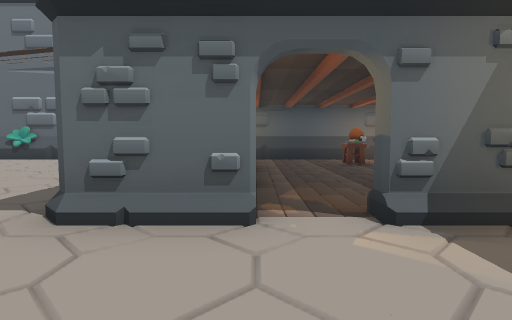
view 1 (above)

24 first-person views from a walk through a Godot game level. The camera is 1.3 m above the floor, tilts 4° down and sees 80° across. The floor is counted in squares, 2 m on a side. Each view is taken from the middle of a square. On the plan, view 1 faces up. The plan holds only what a view shows up to about 10 squares ahead; the rest is blank. Some surface patterns are stand-ins.

view 2
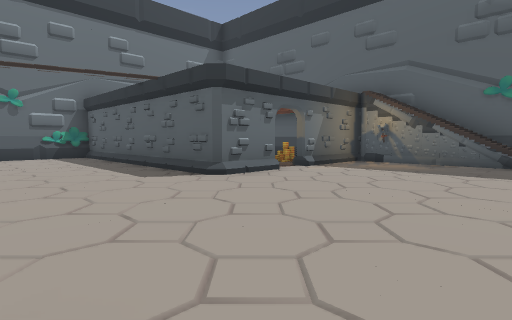

view 3
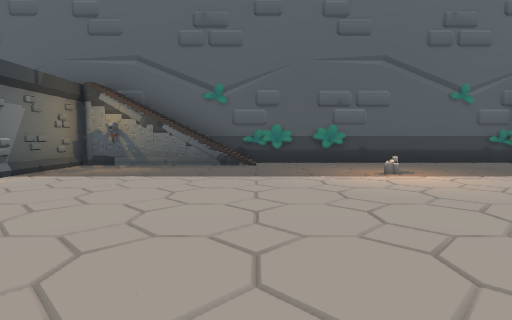

view 4
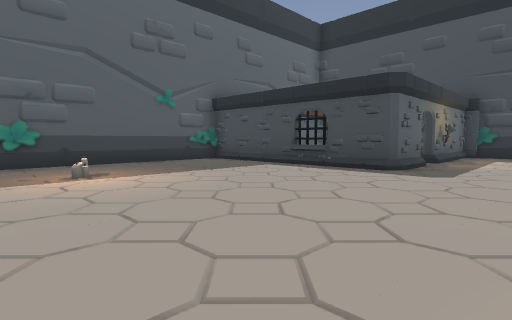

view 5
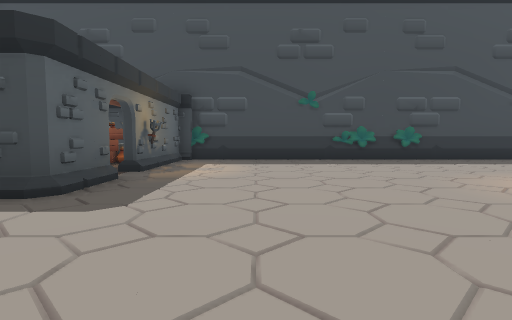

view 6
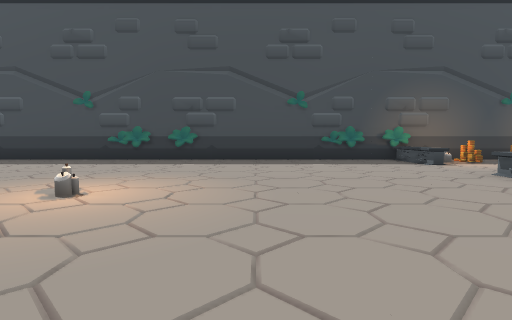

view 7
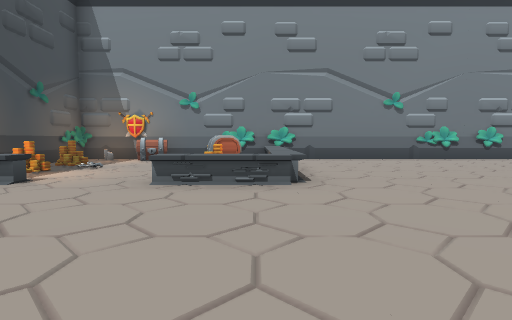

view 8
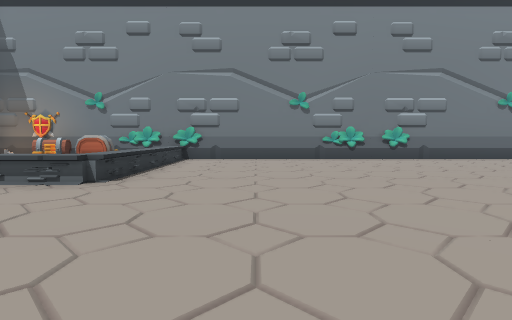

view 9
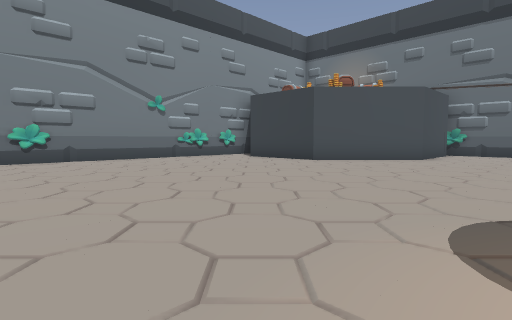

view 10
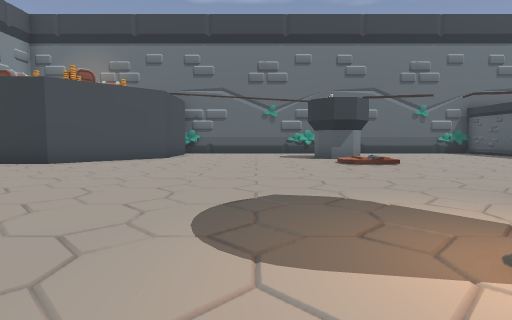

view 11
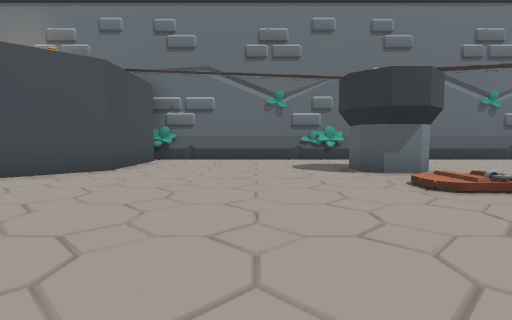

view 12
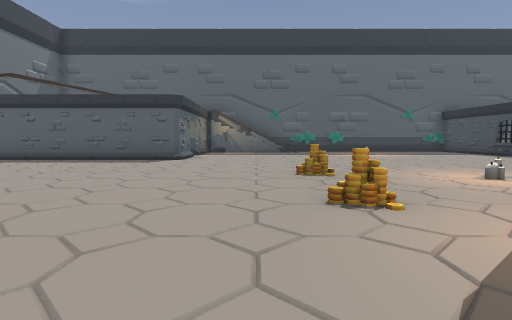

view 13
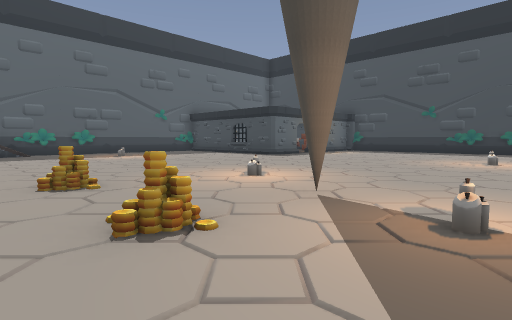

view 14
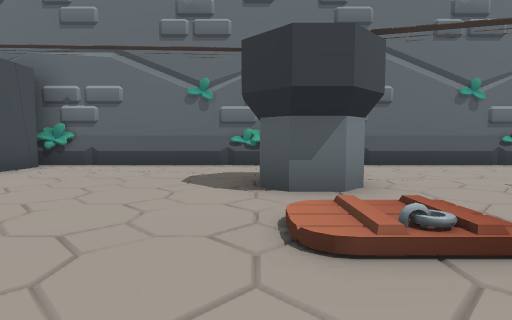

view 15
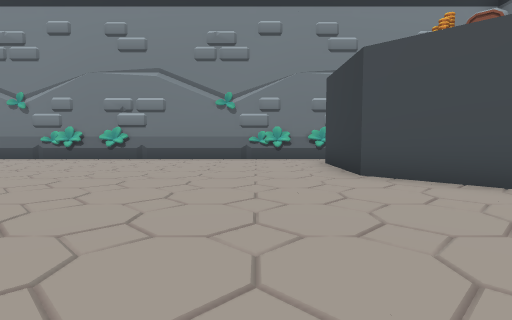

view 16
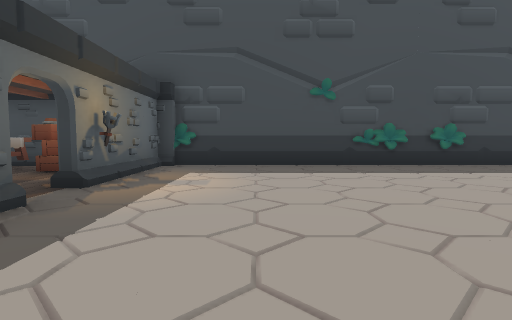

view 17
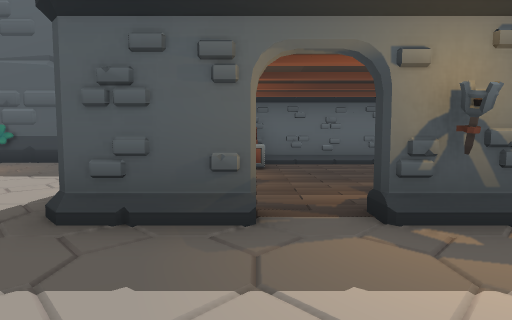

view 18
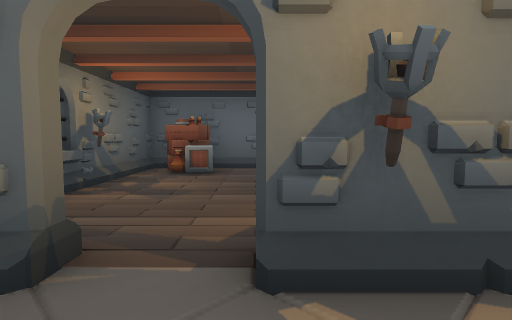

view 19
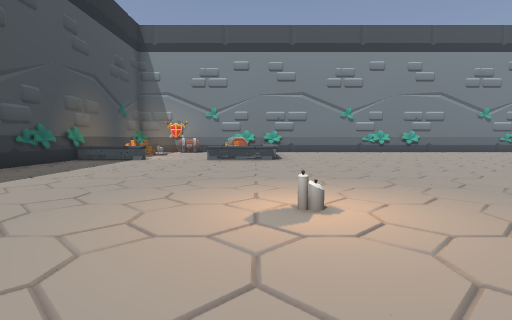

view 20
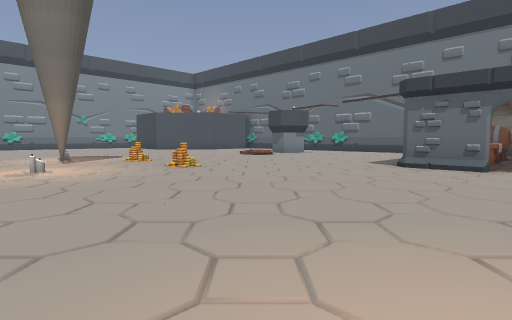

view 21
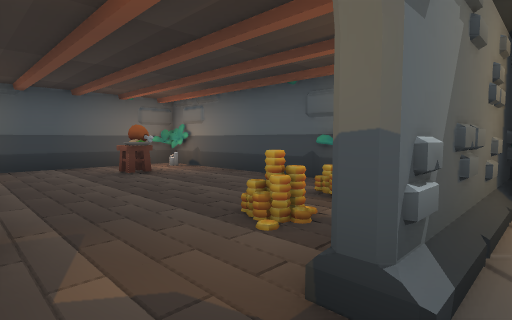

view 22
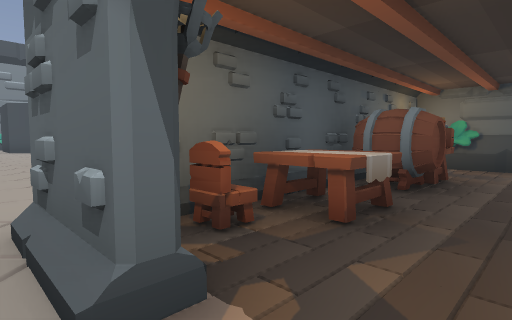

view 23
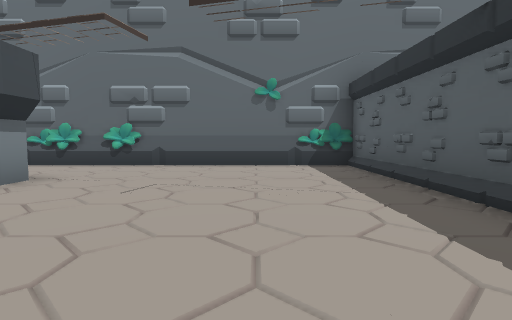

view 24
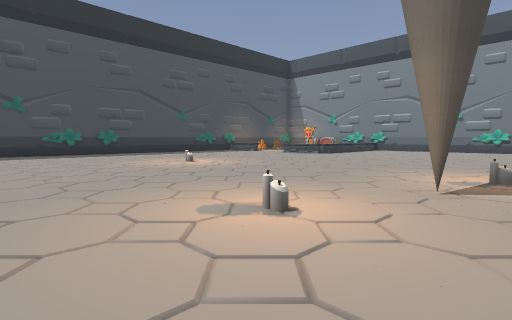

### Floor plan
Key: @ floor where view 1 was taken; # wall or solid block; x gap in a wall; . floor; / step, stairs or slope; = window, fence, low wall or low ledge; ^ raised ledge; T table; C coin; P pillar; A candle; R torch; E crate; H chest; I chair; O other object.
Columns run from 21 left of view 1 to 5 right of it. Each row starts with its distance up from view 1.
 10        ###################
  9        #.........../ #== O
  8        #.........../##.TT#
  7       ##.....#...../##.OO#
  6      ##......#...../##...#
  5     ##............./TT...#
  4 #.###........=...../TT.CC
  3 #................../IRx#
  2 #...................////P#
  1 #........................#
  0 #....................@...#
 -1 #............C..C........#
 -2 #........................##
 -3 #..........A.#............#
 -4 #..............A..........#
 -5 #......................A..#
 -6 #.........................#
 -7 #.........................#
 -8 #.........................#
 -9 #^^^^^..............#######
-10 #  ..C^.....A.......####E#
-11 #  H..^.............x...E#
-12 #  .................x....#
-13 #H.................RO....#
-14 #..CC.^.............EETT.#
-15 #O...O^.............#ETT
-16 #####################

Positions as (right, up) in squares from view 1, and headings:
1: (0, 0), facing up
2: (-5, -2), facing up-right
3: (-4, -2), facing right
4: (-4, -3), facing down-right
5: (-4, -6), facing down
6: (-11, -6), facing down
7: (-11, -10), facing left
8: (-11, -7), facing left
9: (-11, -4), facing up-left
10: (-11, -4), facing up
11: (-11, 0), facing up
12: (-11, 0), facing right
13: (-10, 0), facing down-right
14: (-9, 2), facing up
15: (-11, 2), facing left
16: (-4, -8), facing down
17: (-4, -11), facing right
18: (-3, -12), facing right
19: (-6, -10), facing left
20: (1, -5), facing up-left
21: (0, 2), facing up-right
22: (1, 2), facing up-left
23: (-4, 2), facing up
24: (-4, -2), facing down-left
